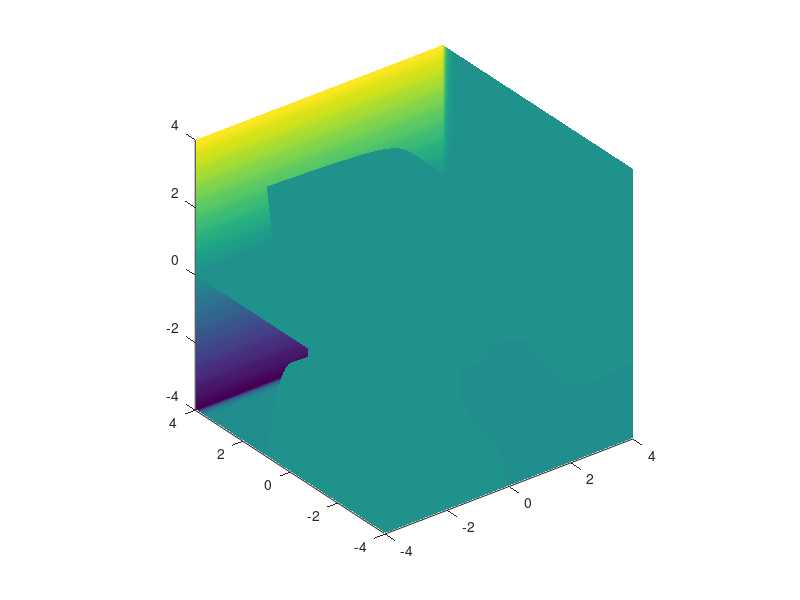

Write MATLAB code to recreate this figure. (Note: this script raises an error after producing the figure.)
[X, Y, Z] = meshgrid(-4:0.1:4);
F = (Y.^3).*cos(X) + exp(7.*Y).*Z + (Z.^5).*X;
%scatter3(X(:), Y(:), Z(:), [], F(:));
%slice(X, Y, Z, F, [-4 4], [-4 4], [-4 4])
%contourslice(X, Y, Z, F, [-4 4], [-4 4], [-4 4], 100)
%isosurface(X, Y, Z, F, 1e-6)
%isosurface(X, Y, Z, F, 1e-5)
%isosurface(X, Y, Z, F, 1e-4)

[U, V, W] = gradient(F);
a = axes;
daspect([1 1 1]); view(3);
axis([-4 4 -4 4 -4 4]); hold on;
hSlice = slice(X, Y, Z, F, 4, 4, [-4 0]);
set(hSlice, 'EdgeColor', 'none', 'FaceColor', 'interp');
% add an isosurface
fv = isosurface(X, Y, Z, F, 0.3); hIsoSurf1 = patch(fv);
set(hIsoSurf1, 'CData', 0.3, 'FaceColor', 'flat', ...
    'EdgeColor', 'none');
% add stream slices
hStreamSlice = streamslice(X, Y, Z, U, V, W, ...
    4, 4, [-4 0], 0.5);
set(hStreamSlice, 'Color', 'w');
% add streamtubes
[sx, sy, sz] = meshgrid(0, [2 0 -2], [2 0 -2]);
hTubes = streamtube(X, Y, Z, U, V, W, sx, sy, sz);
set(hTubes, 'FaceColor', [0.8 1 1], 'EdgeColor', 'none');
% adjust lighting
camlight
camlight(-90, 0);
lighting gouraud